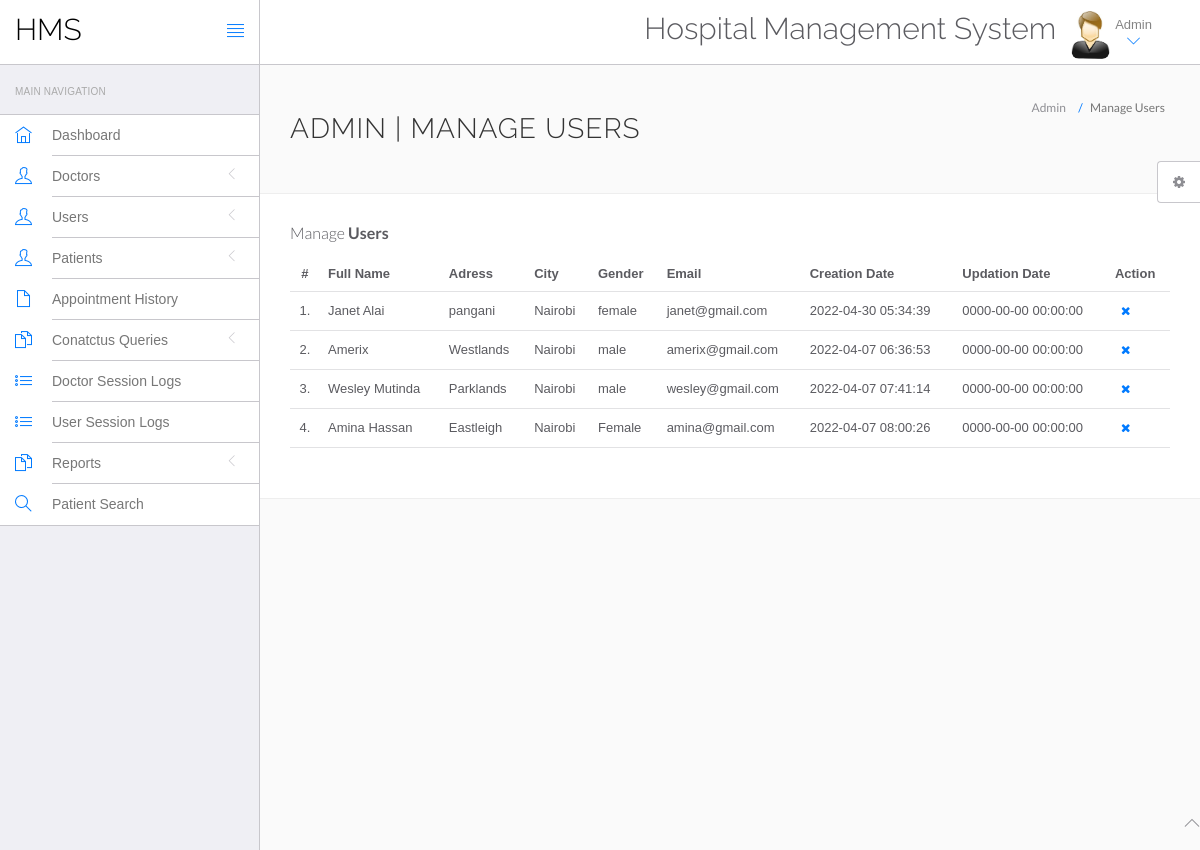
The app's page /hospital/hms/admin/manage-users.php (signed in) with its own data.
### tables this page shows
CREATE TABLE `users` (
  `id` int(11) NOT NULL,
  `fullName` varchar(255) DEFAULT NULL,
  `address` longtext DEFAULT NULL,
  `city` varchar(255) DEFAULT NULL,
  `gender` varchar(255) DEFAULT NULL,
  `email` varchar(255) DEFAULT NULL,
  `password` varchar(255) DEFAULT NULL,
  `regDate` timestamp NULL DEFAULT current_timestamp(),
  `updationDate` timestamp NULL DEFAULT NULL ON UPDATE current_timestamp()
);

### hospital/hms/admin/manage-users.php (the view, shortened to what this page needs)
<?php
include('include/config.php');
?>
<!DOCTYPE html>
<html lang="en">
	<head>
		<link rel="stylesheet" href="vendor/bootstrap/css/bootstrap.min.css">
		<link rel="stylesheet" href="vendor/fontawesome/css/font-awesome.min.css">
		<link rel="stylesheet" href="vendor/themify-icons/themify-icons.min.css">
		<link href="vendor/animate.css/animate.min.css" rel="stylesheet" media="screen">
		<link href="vendor/perfect-scrollbar/perfect-scrollbar.min.css" rel="stylesheet" media="screen">
		<link href="vendor/switchery/switchery.min.css" rel="stylesheet" media="screen">
		<link href="vendor/bootstrap-touchspin/jquery.bootstrap-touchspin.min.css" rel="stylesheet" media="screen">
		<link href="vendor/select2/select2.min.css" rel="stylesheet" media="screen">
		<link href="vendor/bootstrap-datepicker/bootstrap-datepicker3.standalone.min.css" rel="stylesheet" media="screen">
		<link href="vendor/bootstrap-timepicker/bootstrap-timepicker.min.css" rel="stylesheet" media="screen">
		<link rel="stylesheet" href="assets/css/styles.css">
		<link rel="stylesheet" href="assets/css/plugins.css">
		<link rel="stylesheet" href="assets/css/themes/theme-1.css" id="skin_color" />
	</head>
	<body>
		<div id="app">
<?php include('include/sidebar.php');?>
			<div class="app-content">
						<?php include('include/header.php');?>
				<div class="main-content" >
					<div class="wrap-content container" id="container">
						<section id="page-title">
							<div class="row">
								<div class="col-sm-8">
									<h1 class="mainTitle">Admin | Manage Users</h1>
																	</div>
								<ol class="breadcrumb">
									<li>
										<span>Admin</span>
									</li>
									<li class="active">
										<span>Manage Users</span>
									</li>
								</ol>
							</div>
						</section>
						<div class="container-fluid container-fullw bg-white">
									<div class="row">
								<div class="col-md-12">
									<h5 class="over-title margin-bottom-15">Manage <span class="text-bold">Users</span></h5>
									<table class="table table-hover" id="sample-table-1">
										<thead>
											<tr>
												<th class="center">#</th>
												<th>Full Name</th>
												<th class="hidden-xs">Adress</th>
												<th>City</th>
												<th>Gender </th>
												<th>Email </th>
												<th>Creation Date </th>
												<th>Updation Date </th>
												<th>Action</th>
											</tr>
										</thead>
										<tbody>
<?php
$sql=mysqli_query($con,"select * from users");
$cnt=1;
while($row=mysqli_fetch_array($sql))
{
?>
											<tr>
												<td class="center"><?php echo $cnt;?>.</td>
												<td class="hidden-xs"><?php echo $row['fullName'];?></td>
												<td><?php echo $row['address'];?></td>
												<td><?php echo $row['city'];?>
												</td>
												<td><?php echo $row['gender'];?></td>
												<td><?php echo $row['email'];?></td>
												<td><?php echo $row['regDate'];?></td>
												<td><?php echo $row['updationDate'];?>
												</td>
												<td >
												<div class="visible-md visible-lg hidden-sm hidden-xs">
	<a href="manage-users.php?id=<?php echo $row['id']?>&del=delete" onClick="return confirm('Are you sure you want to delete?')"class="btn btn-transparent btn-xs tooltips" tooltip-placement="top" tooltip="Remove"><i class="fa fa-times fa fa-white"></i></a>
												</div>
												</td>
											</tr>
											<?php
$cnt=$cnt+1;
											 }?>
										</tbody>
									</table>
								</div>
							</div>
								</div>
							</div>
						</div>
					</div>
				</div>
	<?php include('include/footer.php');?>
	<?php include('include/setting.php');?>
	</body>
</html>

### hospital/hms/admin/assets/css/themes/theme-1.css (style rules this page uses)
body { background: #FAFAFA; }

### records on screen
users: fullName "Janet Alai", address "pangani", city "Nairobi", gender "female", email "janet@gmail.com", regDate "2022-04-30 05:34:39", updationDate "0000-00-00 00:00:00"
users: fullName "Amerix", address "Westlands", city "Nairobi", gender "male", email "amerix@gmail.com", regDate "2022-04-07 06:36:53", updationDate "0000-00-00 00:00:00"
users: fullName "Wesley Mutinda", address "Parklands", city "Nairobi", gender "male", email "wesley@gmail.com", regDate "2022-04-07 07:41:14", updationDate "0000-00-00 00:00:00"
users: fullName "Amina Hassan", address "Eastleigh", city "Nairobi", gender "Female", email "amina@gmail.com", regDate "2022-04-07 08:00:26", updationDate "0000-00-00 00:00:00"
